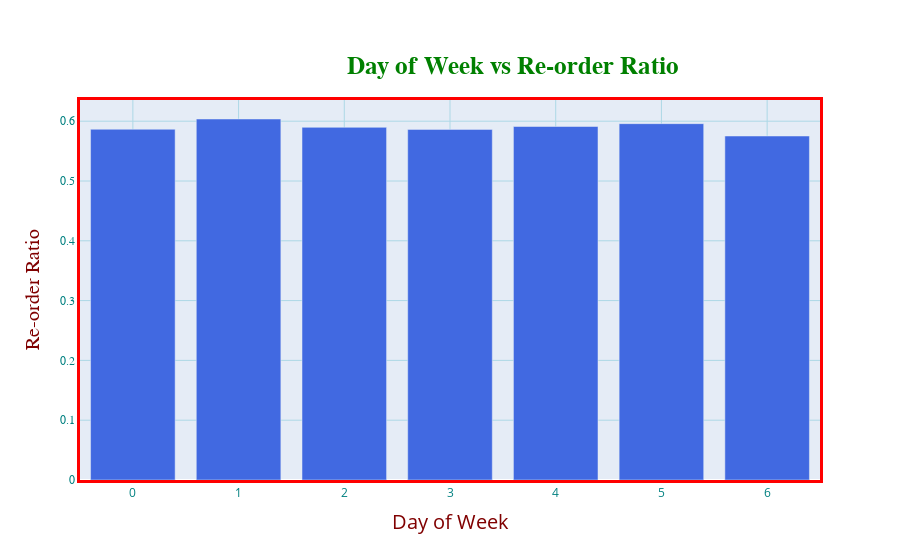

This figure's notebook cell:
### Code cell
fig = go.Figure()

fig.add_trace(go.Bar(
    x= dow_grp['order_dow'].tolist(),
    y= dow_grp['reordered'].tolist(),
    marker_color='RoyalBlue'
             ))

fig.update_layout(title_text="<b>Day of Week vs Re-order Ratio</b>",
                 title_font_size=25,
                 title_font_color='green',
                 title_font_family='Titillium Web',
                 title_x=0.57,
                 title_y=0.90,
                 title_xanchor='center',
                 title_yanchor='top',
                 yaxis={'categoryorder':'total ascending'}
                 )

fig.update_xaxes(
        color='teal',
        title_text='Day of Week',
        title_font_family='Open Sans',
        title_font_size=20,
        title_font_color='maroon',
        title_standoff = 15,
        gridcolor='lightblue',
        tickmode='auto',
        linecolor='red',
        linewidth=3,
        mirror=True)

fig.update_yaxes(
        color='Teal',
        title_text='Re-order Ratio',
        title_font_family='Droid Sans',
        title_font_size=20,
        title_font_color='maroon',
        title_standoff = 15,
        tickfont_family='Arial',
        gridcolor='lightblue',
        linecolor='red',
        linewidth=3,
        mirror = True)

### Figure 1 — Plotly figure (JSON) as saved in the notebook; plotly's stock layout.template omitted (floating-point values rounded to 4 significant figures)
{"data": [{"marker": {"color": "RoyalBlue"}, "type": "bar", "x": [0, 1, 2, 3, 4, 5, 6], "y": [0.5865, 0.6037, 0.5897, 0.5863, 0.5911, 0.5959, 0.5752]}], "layout": {"title": {"font": {"color": "green", "family": "Titillium Web", "size": 25}, "text": "<b>Day of Week vs Re-order Ratio</b>", "x": 0.57, "xanchor": "center", "y": 0.9, "yanchor": "top"}, "xaxis": {"color": "teal", "gridcolor": "lightblue", "linecolor": "red", "linewidth": 3, "mirror": true, "tickmode": "auto", "title": {"font": {"color": "maroon", "family": "Open Sans", "size": 20}, "standoff": 15, "text": "Day of Week"}}, "yaxis": {"categoryorder": "total ascending", "color": "Teal", "gridcolor": "lightblue", "linecolor": "red", "linewidth": 3, "mirror": true, "tickfont": {"family": "Arial"}, "title": {"font": {"color": "maroon", "family": "Droid Sans", "size": 20}, "standoff": 15, "text": "Re-order Ratio"}}}}
